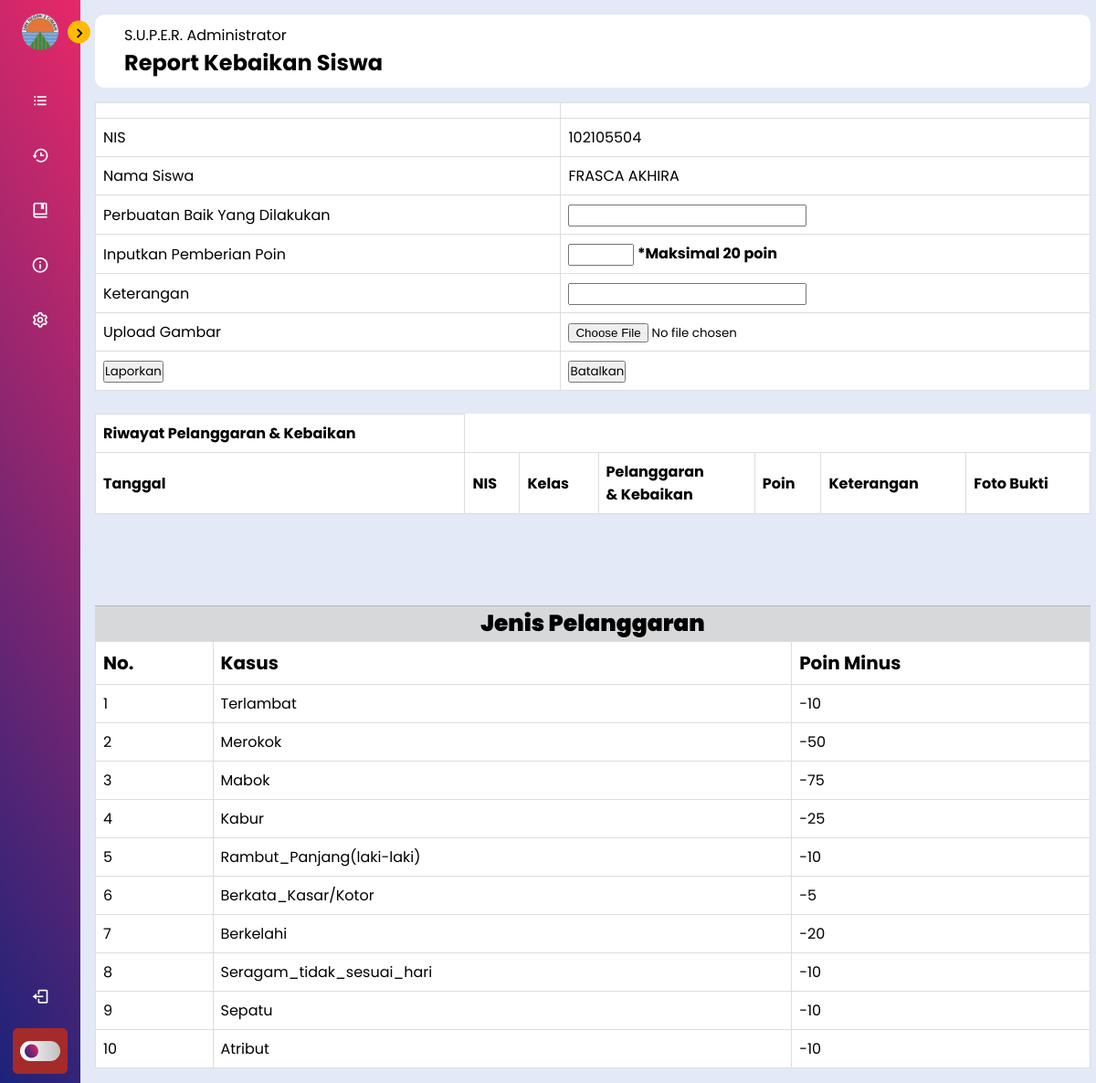
The app's page /High-Access/proses-baik.php?id=102105504 (signed in), older data.
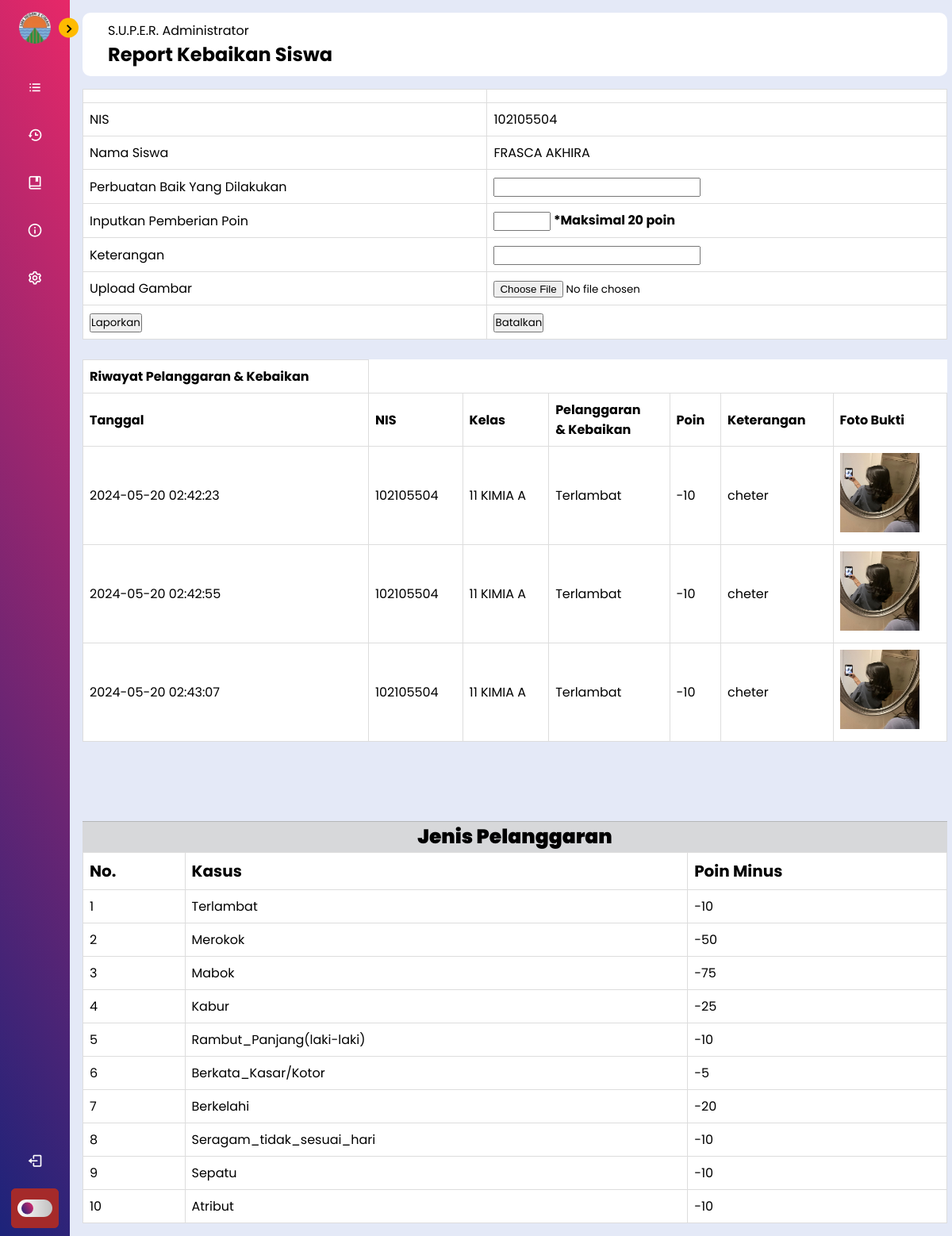
The same page, newer data.
### tables this page shows
CREATE TABLE `siswa` (
  `nis` int(11) NOT NULL,
  `password` varchar(20) NOT NULL,
  `nama` varchar(100) NOT NULL,
  `tingkat` int(2) NOT NULL,
  `jurusan` varchar(30) NOT NULL,
  `kelas` varchar(2) NOT NULL,
  `jenis_kelamin` enum('L','P') NOT NULL,
  `poin` int(5) NOT NULL,
  `role` int(1) NOT NULL
);

CREATE TABLE `tb_kasus` (
  `id_kasus` int(3) NOT NULL,
  `jenis_kasus` varchar(50) NOT NULL,
  `poin` int(11) NOT NULL
);

CREATE TABLE `tb_pelanggaran` (
  `id_pelanggaran` int(11) NOT NULL,
  `tanggal` timestamp NOT NULL DEFAULT current_timestamp(),
  `nis` int(11) NOT NULL,
  `nama_siswa` varchar(50) NOT NULL,
  `kelas` varchar(10) NOT NULL,
  `pelanggaran` varchar(50) NOT NULL,
  `kebaikan` varchar(50) NOT NULL,
  `ket_poin` varchar(1) NOT NULL,
  `poin_minus` varchar(10) NOT NULL,
  `poin_plus` varchar(10) NOT NULL,
  `keterangan` text NOT NULL,
  `pelapor` varchar(100) NOT NULL,
  `gambar` varchar(100) NOT NULL
);

### High-Access/proses-baik.php (the view, shortened to what the changed rows need)
<!DOCTYPE html>
<html lang="en">
<head>
    <link rel="stylesheet" href="styleBar.css">
    <link href='https://unpkg.com/boxicons@2.1.4/css/boxicons.min.css' rel='stylesheet'>
    <link rel="stylesheet" href="https://cdnjs.cloudflare.com/ajax/libs/
    font-awesome/6.4.0/css/all.min.css">
    <link rel="stylesheet" href="https://cdn.datatables.net/1.13.7/css/jquery.dataTables.min.css">
</head>
<body>
        <?php
        include "koneksi.php";
        $id=$_GET['id'];
        $sql=mysqli_query($conn, "SELECT * FROM siswa WHERE nis=$id");
        $sql_pelanggaran=mysqli_query($conn, "SELECT * FROM tb_pelanggaran WHERE nis=$id");
        ?>
    <div class="main--content">
        <div class="header--wrapper">
            <div class="header--title">
                <h2>Report Kebaikan Siswa</h2>
            </div>
        </div>
  <div>
  <form action="proses-plus.php" method="POST" enctype="multipart/form-data">
      <table>
      <tr>
              <td>NIS</td>
              <td><?php foreach ($sql as $nis) :?><?=$nis["nis"]; ?><?php endforeach;?></td>
          </tr>
          <tr>
              <td>Nama Siswa</td>
              <td><?php foreach ($sql as $nama) :?><?=$nama["nama"]; ?><?php endforeach;?></td>
          </tr>
      </table><br>
      <table>
        <?php
        $jumlah_baris = 3;
        $log = array();
        while ($row = $sql_pelanggaran->fetch_assoc()) {
          $log[] = $row;
        }
        $log_terbaru = array_slice($log, -$jumlah_baris);
        foreach ($log_terbaru as $row) : ?>
        <tr>
          <td><?=$row["tanggal"]; ?></td>
          <td><?=$row["nis"]; ?></td>
          <td><?=$row["kelas"]; ?></td>
          <td><?=$row["pelanggaran"], $row["kebaikan"]; ?></td>
          <td><?=$row["ket_poin"], $row["poin_minus"], $row["poin_plus"]; ?></td>
          <td><?=$row["keterangan"]; ?></td>
          <td><img src="../image/<?=$row["gambar"]; ?>" width="100" height="100" alt='foto tidak ada' title="Foto Bukti"></td>
          </tr>
          <?php endforeach; ?>
      </table>
      <?php
    include 'koneksi.php';
    $sql = "SELECT * FROM tb_kasus";
    $pelanggaran = mysqli_query($conn, $sql);
    ?>
      <div class="jenis-kasus">
      <div class="row">
        <div>
          <table class="table-3 table table-striped" style="width: 100%;">
          <thead>
            <tr style="font-size: 20px;">
              <td><b>No.</b></td>
              <td><b>Kasus</b></td>
              <td><b>Poin Minus</b></td>
            </tr>
          </thead>
          <tbody>
            <?php foreach ($pelanggaran as $item) : ?>
                <tr>
                    <td><?= $item["id_kasus"];  ?></td>
                    <td><?= $item["jenis_kasus"];  ?></td>
                    <td>-<?= $item["poin"];  ?></td>
                </tr>
            <?php endforeach; ?>
          </tbody>
          </table>
        </div>
      </div>
  </form>
  </div>
        </div>
</body>
</html>

Row changes from the older to the newer data that the page shows:
added tb_pelanggaran: tanggal "2024-05-20 02:42:23", nis "102105504", kelas "11 KIMIA A", pelanggaran "Terlambat", ket_poin "-", poin_minus "10", keterangan "cheter", gambar (picture)
added tb_pelanggaran: tanggal "2024-05-20 02:42:55", nis "102105504", kelas "11 KIMIA A", pelanggaran "Terlambat", ket_poin "-", poin_minus "10", keterangan "cheter", gambar (picture)
added tb_pelanggaran: tanggal "2024-05-20 02:43:07", nis "102105504", kelas "11 KIMIA A", pelanggaran "Terlambat", ket_poin "-", poin_minus "10", keterangan "cheter", gambar (picture)
